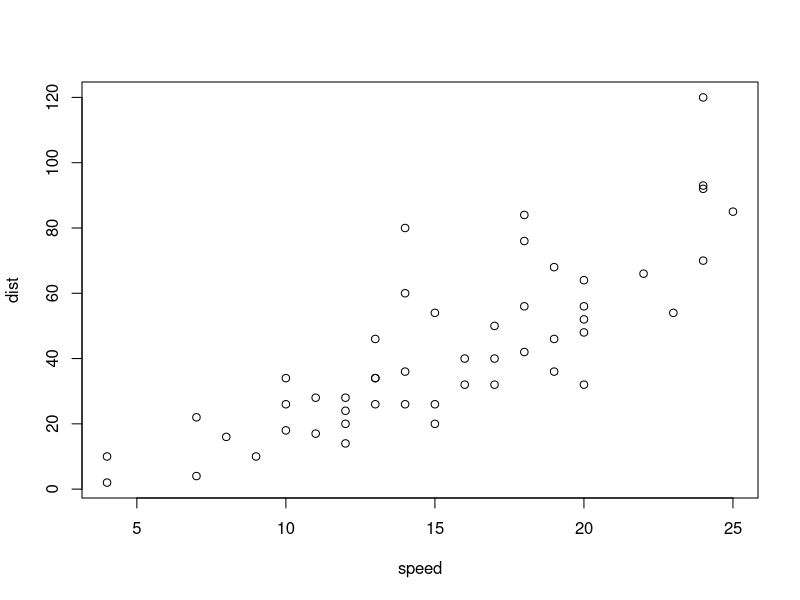
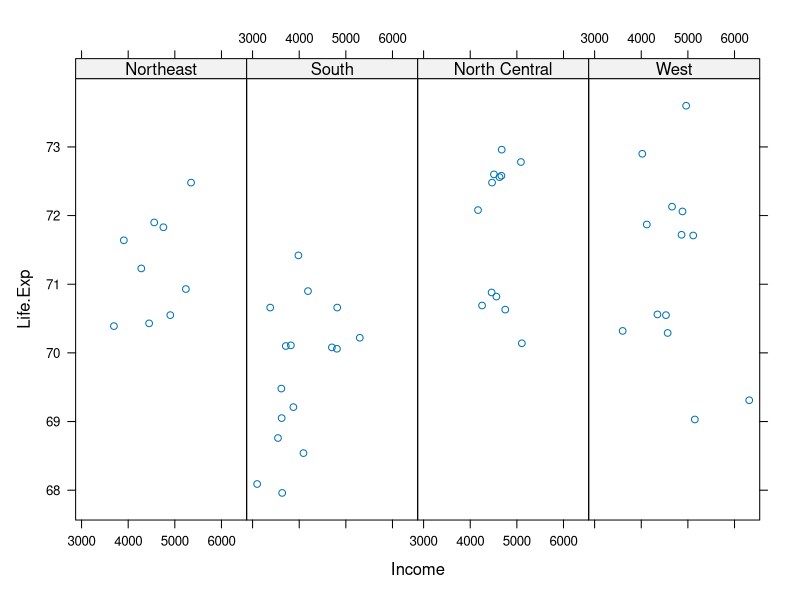
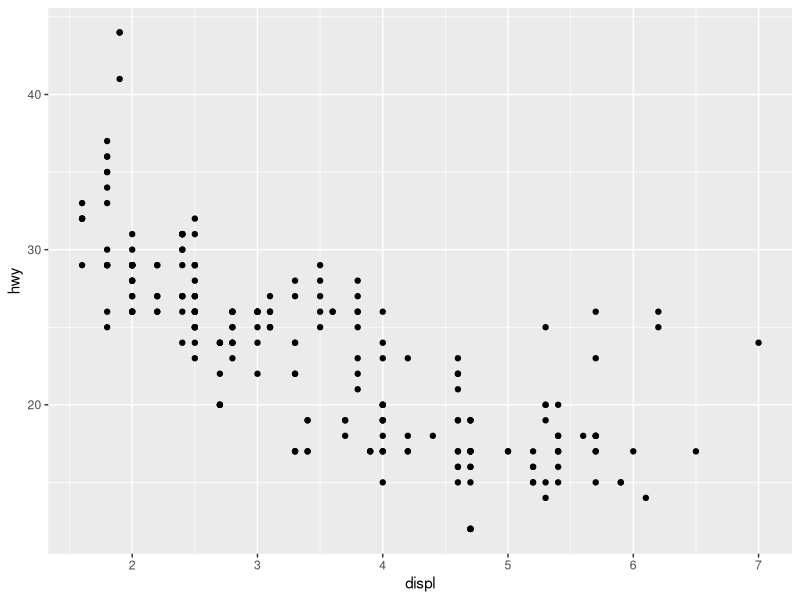
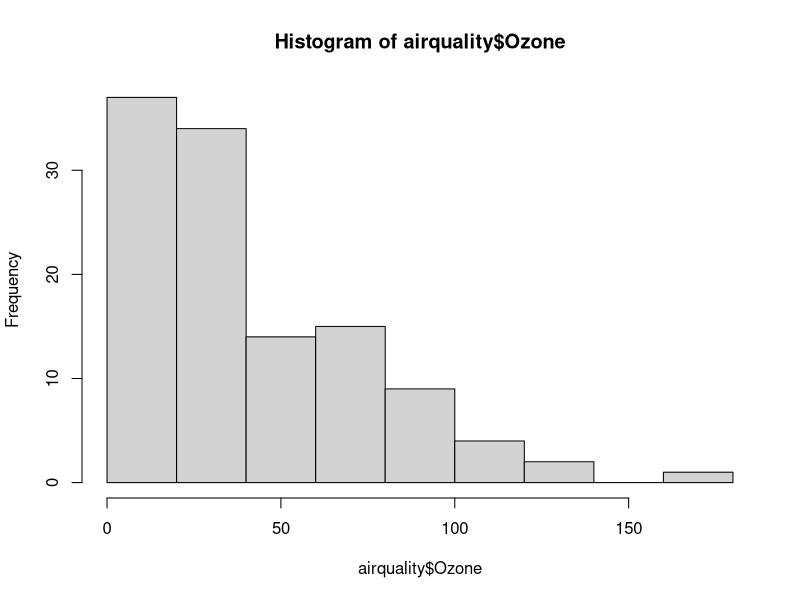
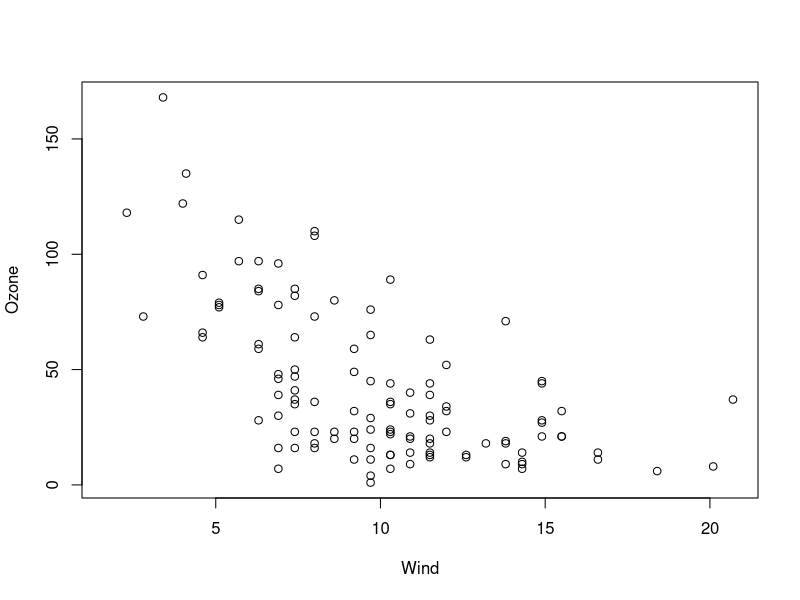
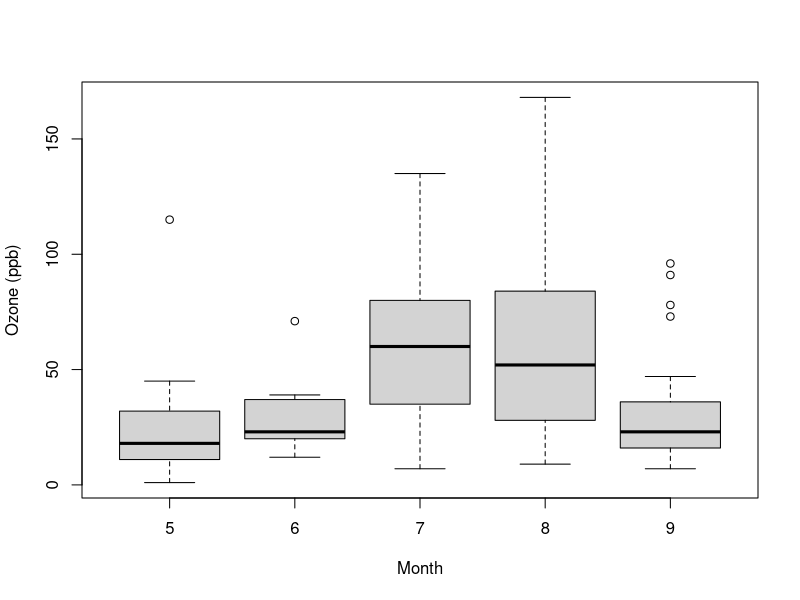
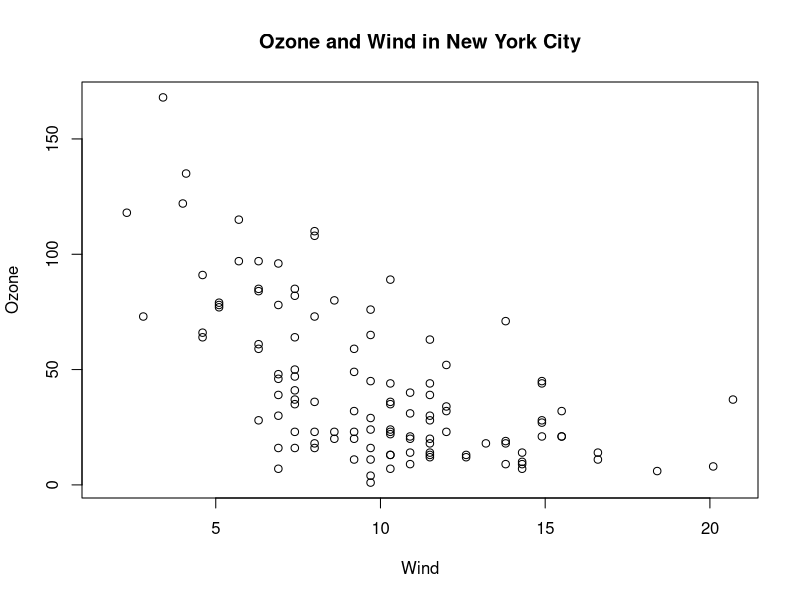
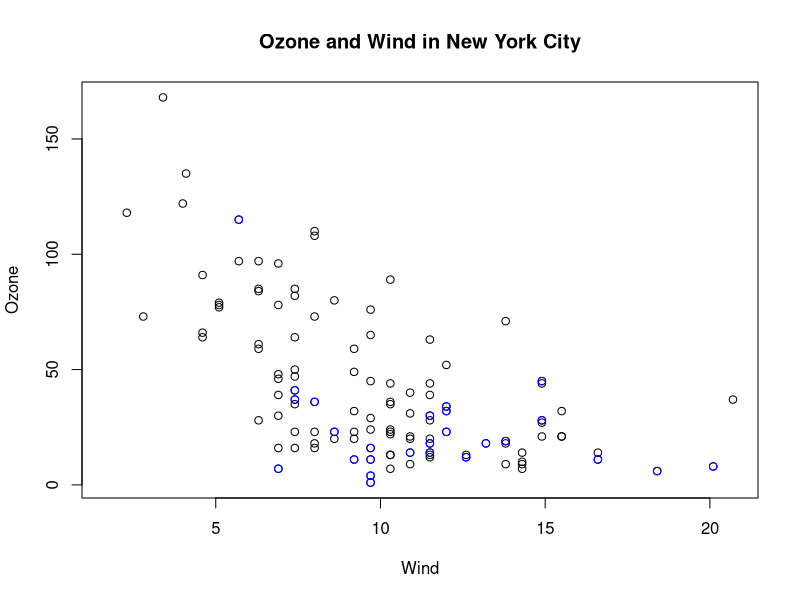

The R script that drew these images, in order:
#Base PLot
library(datasets)
data(cars)
with(cars, plot(speed,dist))

# The Lattice System
library(lattice)
state <- data.frame(state.x77, region = state.region)
xyplot(Life.Exp ~ Income | region, data =  state, layout = c(4,1))

#ggplot2
library(ggplot2)
data(mpg)
qplot(displ, hwy, data = mpg)

#The Base Graphic
# São os gráficos mais básicos do R como: plot(), hist(), boxplot().
# Quando essas funções são chamadas, parece simples, mas elas 
# rodam uma série de funções por trás.

# Os gráficos básicos tem uma série de parâmetros que podem ser 
# buscados pelo comando ?par
?par

# um exmplo de um gráfico básico:
hist(airquality$Ozone) # histograma
with(airquality, plot(Wind, Ozone)) # scatterplot
# Abaixo temos um exemplo o de boxplot
airquality <- transform(airquality, Month = factor(Month))
boxplot(Ozone ~ Month, airquality, xlab = "Month", ylab = "Ozone (ppb)")

# Existem alguns parâmetros chave para serem utilizados nos 
# gráficos básicos:
  # pch: formato dos símbolos no gráfico: bolinhas, triangulo etc.
  # lty: tipo da linha: solida, pontilhada etc.
  # lwd: a linha de largura: especificada com inteiro ou multiplo
  # col: a cor que será plotada no gráfico, no caso de um histograma 
  # as barras ficam azuis, ou no caso de um scatterplot as pch ficam
  # xlab: O nome do eixo X
  # ylab: O nome do eixo Y

# Parâmetros qe podem ser utilizados na função par():
  # las: orientação dos eixos
  # bg: a cor do backgroud dos gráficos
  # mar: a margem
  # oma: como se  fosse o padding no css
  # mfrow: número de pgráficos por linha, normalmente do eixo Y
  # mfcol: número de gráficos por coluna, normalemnte eixo X

# Valores Default
c(par("lty"), par("col"), par("pch"), par("bg"), par("mar"), par("mfrow"), par("mfcol"))

# Base Plotting Functions
  # plot: faz um scatterplot
  # lines: adiciona linhas em um plot, dando um vetor as valores x 
  # e correspondendo  ao vetor y , conectando dois pontos.
  # points: adiciona pontos em um gráfico
  # text: adiciona anotações usando as coordenadas certas para x e y
  # title: adicona os labels no gráfico , título, subtítulo, margens etc.
  # mtext:: add arbitrary text to the margins ( inner or outer ) of the plot
  # axis: addind axis ticks/labels

with(airquality, plot(Wind, Ozone))
title(main = "Ozone and Wind in New York City" )

with(airquality, plot(Wind, Ozone, main = "Ozone and Wind in New York City"))
with(subset(airquality, Month == 5 ), points(Wind, Ozone, col = "blue"))

# With Annotations
with(airquality, plot(Wind, Ozone, main = "Ozone and Wind in New York City", type = "n"))
with(subset(airquality, Month == 5), points(Wind, Ozone, col="blue"))
with(subset(airquality, Month != 5), points(Wind, Ozone, col="red"))
legend("topright", pch=1, col=c("blue", "red"), legend = c("May", "Other Months"))

# Gráficos com Linha de Regressão
with(airquality, plot(Wind, Ozone, main = "Ozone and Wind in New York City", pch=20))
model <- lm(Ozone~Wind, airquality)
abline(model, lwd = 2)

#Multiple Base Plots
par(mfrow = c(1,2))
with(airquality, {
  plot(Wind, Ozone, main = "Ozone and Wind")
  plot(Solar.R, Ozone, main = "Ozone and Solar Radiation")
})
